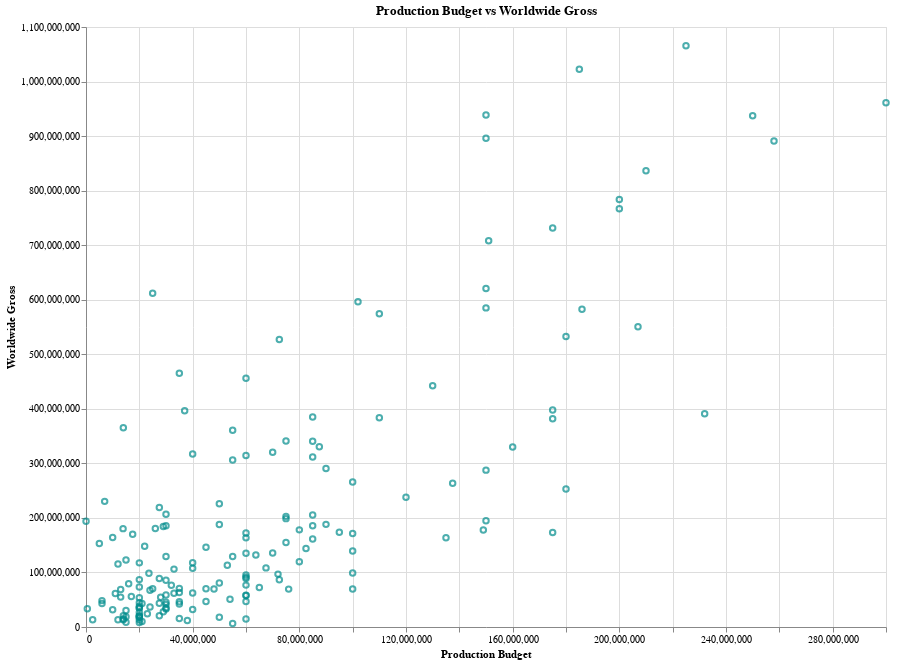

Source (notebook cell):
### Markdown cell above
<h3>Observe the outliers in the above boxplot graph - probably they are blockbuster movies </h3>

### Code cell
'''Relationship between the production budget and Worldwide gross. Large action movies usually get released during summer'''
alt.Chart(movies_data, height = 600, width = 800)\
    .mark_point(color = 'darkcyan') \
    .encode(x= 'Production Budget',
     y = 'Worldwide Gross')\
    .properties(title='Production Budget vs Worldwide Gross')

### Figure 1 — Vega-Lite specification as saved in the notebook (floating-point values rounded to 4 significant figures; data arrays with more than 128 entries replaced by an {"elided": "..."} marker saying what was removed)
{"$schema": "https://vega.github.io/schema/vega-lite/v4.8.1.json", "config": {"view": {"continuousHeight": 300, "continuousWidth": 400}}, "data": {"name": "data-bfc3b49e1ac0dbfca47079e652fb3c58"}, "datasets": {"data-bfc3b49e1ac0dbfca47079e652fb3c58": {"elided": "174 records"}}, "encoding": {"x": {"field": "Production Budget", "type": "quantitative"}, "y": {"field": "Worldwide Gross", "type": "quantitative"}}, "height": 600, "mark": {"color": "darkcyan", "type": "point"}, "title": "Production Budget vs Worldwide Gross", "width": 800}
